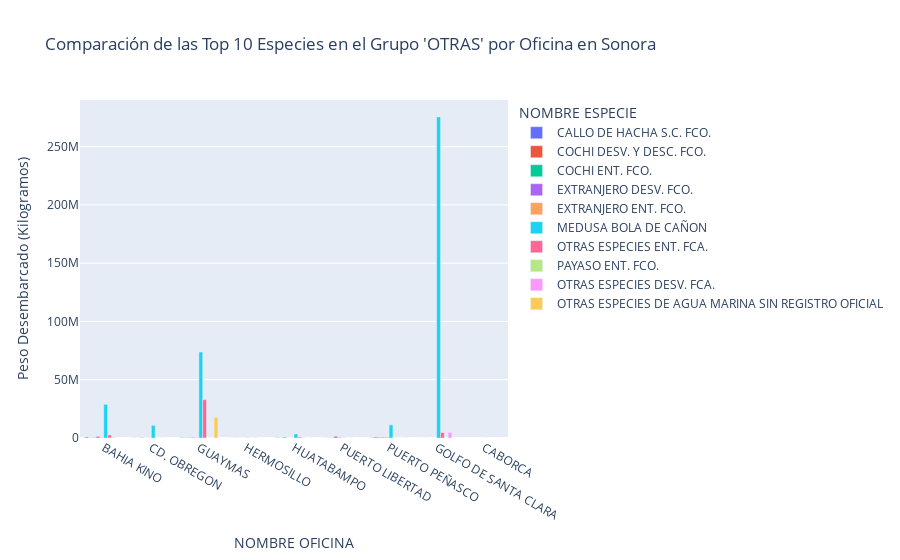

The notebook cell saved with this chart:
### Markdown cell above
<small>Te invitamos a que des click en cada bloque para profundizar en los datos</small>

### Code cell
import pandas as pd
import plotly.express as px
list_names = ["MEDUSA BOLA DE CAÃ\x83Â\x83Ã\x82Â\x91ON ENT. FCA.", "MEDUSA BOLA DE CAÃ\x83Â\x83Ã¢Â\x80Â\x98ON ENT. FCA.", "MEDUSA BOLA DE CAÃ\x83Â\x91ON ENT. FCA."]
data["NOMBRE ESPECIE"] = data["NOMBRE ESPECIE"].replace(list_names, "MEDUSA BOLA DE CAÑON")
# Filtrar por estado y grupo 'OTRAS'
data_sonora = data[(data['NOMBRE ESTADO'] == 'SONORA') & (data['NOMBRE PRINCIPAL'] == 'OTRAS')]

# Agrupar por oficina y especie, calcular el peso desembarcado total
top_especies_por_oficina = data_sonora.groupby(['NOMBRE OFICINA', 'NOMBRE ESPECIE']).agg({
    'PESO DESEMBARCADO_KILOGRAMOS': 'sum'
}).reset_index()

# Filtrar por las top 10 especies en general dentro del grupo 'OTRAS'
top_especies = top_especies_por_oficina.groupby('NOMBRE ESPECIE')['PESO DESEMBARCADO_KILOGRAMOS'].sum().nlargest(10).index

# Mantener solo las top 10 especies
top_especies_por_oficina = top_especies_por_oficina[top_especies_por_oficina['NOMBRE ESPECIE'].isin(top_especies)]

# Crear un gráfico de barras agrupadas
fig = px.bar(top_especies_por_oficina, x='NOMBRE OFICINA', y='PESO DESEMBARCADO_KILOGRAMOS', color='NOMBRE ESPECIE',
             title="Comparación de las Top 10 Especies en el Grupo 'OTRAS' por Oficina en Sonora",
             labels={'PESO DESEMBARCADO_KILOGRAMOS': 'Peso Desembarcado (Kilogramos)'},
             barmode='group')

fig.show()

### Figure 1 — Plotly figure (JSON) as saved in the notebook; plotly's stock layout.template omitted (floating-point values rounded to 4 significant figures)
{"data": [{"alignmentgroup": "True", "hovertemplate": "NOMBRE ESPECIE=CALLO DE HACHA S.C. FCO.<br>NOMBRE OFICINA=%{x}<br>Peso Desembarcado (Kilogramos)=%{y}<extra></extra>", "legendgroup": "CALLO DE HACHA S.C. FCO.", "marker": {"color": "#636efa", "pattern": {"shape": ""}}, "name": "CALLO DE HACHA S.C. FCO.", "offsetgroup": "CALLO DE HACHA S.C. FCO.", "orientation": "v", "showlegend": true, "textposition": "auto", "type": "bar", "x": ["BAHIA KINO", "CD. OBREGON", "GUAYMAS", "HERMOSILLO", "HUATABAMPO", "PUERTO LIBERTAD", "PUERTO PEÑASCO"], "xaxis": "x", "y": [800300.0, 101819, 259771, 3195, 239482, 1000, 264100], "yaxis": "y"}, {"alignmentgroup": "True", "hovertemplate": "NOMBRE ESPECIE=COCHI DESV. Y DESC. FCO.<br>NOMBRE OFICINA=%{x}<br>Peso Desembarcado (Kilogramos)=%{y}<extra></extra>", "legendgroup": "COCHI DESV. Y DESC. FCO.", "marker": {"color": "#EF553B", "pattern": {"shape": ""}}, "name": "COCHI DESV. Y DESC. FCO.", "offsetgroup": "COCHI DESV. Y DESC. FCO.", "orientation": "v", "showlegend": true, "textposition": "auto", "type": "bar", "x": ["BAHIA KINO", "CD. OBREGON", "GOLFO DE SANTA CLARA", "GUAYMAS", "HERMOSILLO", "HUATABAMPO", "PUERTO LIBERTAD", "PUERTO PEÑASCO"], "xaxis": "x", "y": [161086, 5635, 390, 142138, 2685, 99365, 63351, 824717], "yaxis": "y"}, {"alignmentgroup": "True", "hovertemplate": "NOMBRE ESPECIE=COCHI ENT. FCO.<br>NOMBRE OFICINA=%{x}<br>Peso Desembarcado (Kilogramos)=%{y}<extra></extra>", "legendgroup": "COCHI ENT. FCO.", "marker": {"color": "#00cc96", "pattern": {"shape": ""}}, "name": "COCHI ENT. FCO.", "offsetgroup": "COCHI ENT. FCO.", "orientation": "v", "showlegend": true, "textposition": "auto", "type": "bar", "x": ["BAHIA KINO", "CD. OBREGON", "GOLFO DE SANTA CLARA", "GUAYMAS", "HERMOSILLO", "HUATABAMPO", "PUERTO LIBERTAD", "PUERTO PEÑASCO"], "xaxis": "x", "y": [389213, 364516, 324, 289020, 58997, 776278, 148033, 655970], "yaxis": "y"}, {"alignmentgroup": "True", "hovertemplate": "NOMBRE ESPECIE=EXTRANJERO DESV. FCO.<br>NOMBRE OFICINA=%{x}<br>Peso Desembarcado (Kilogramos)=%{y}<extra></extra>", "legendgroup": "EXTRANJERO DESV. FCO.", "marker": {"color": "#ab63fa", "pattern": {"shape": ""}}, "name": "EXTRANJERO DESV. FCO.", "offsetgroup": "EXTRANJERO DESV. FCO.", "orientation": "v", "showlegend": true, "textposition": "auto", "type": "bar", "x": ["BAHIA KINO", "CD. OBREGON", "GUAYMAS", "HERMOSILLO", "HUATABAMPO", "PUERTO LIBERTAD", "PUERTO PEÑASCO"], "xaxis": "x", "y": [1391583, 17292, 552953, 13967, 10620, 1495204, 666869], "yaxis": "y"}, {"alignmentgroup": "True", "hovertemplate": "NOMBRE ESPECIE=EXTRANJERO ENT. FCO.<br>NOMBRE OFICINA=%{x}<br>Peso Desembarcado (Kilogramos)=%{y}<extra></extra>", "legendgroup": "EXTRANJERO ENT. FCO.", "marker": {"color": "#FFA15A", "pattern": {"shape": ""}}, "name": "EXTRANJERO ENT. FCO.", "offsetgroup": "EXTRANJERO ENT. FCO.", "orientation": "v", "showlegend": true, "textposition": "auto", "type": "bar", "x": ["BAHIA KINO", "CD. OBREGON", "GUAYMAS", "HERMOSILLO", "HUATABAMPO", "PUERTO LIBERTAD", "PUERTO PEÑASCO"], "xaxis": "x", "y": [587713, 106652, 331016, 200, 35670, 643129, 657480], "yaxis": "y"}, {"alignmentgroup": "True", "hovertemplate": "NOMBRE ESPECIE=MEDUSA BOLA DE CAÑON<br>NOMBRE OFICINA=%{x}<br>Peso Desembarcado (Kilogramos)=%{y}<extra></extra>", "legendgroup": "MEDUSA BOLA DE CAÑON", "marker": {"color": "#19d3f3", "pattern": {"shape": ""}}, "name": "MEDUSA BOLA DE CAÑON", "offsetgroup": "MEDUSA BOLA DE CAÑON", "orientation": "v", "showlegend": true, "textposition": "auto", "type": "bar", "x": ["BAHIA KINO", "CABORCA", "CD. OBREGON", "GOLFO DE SANTA CLARA", "GUAYMAS", "HERMOSILLO", "HUATABAMPO", "PUERTO LIBERTAD", "PUERTO PEÑASCO"], "xaxis": "x", "y": [28893740, 4000, 10822333, 275492714, 73766583, 180010, 3459746, 190000, 11263511], "yaxis": "y"}, {"alignmentgroup": "True", "hovertemplate": "NOMBRE ESPECIE=OTRAS ESPECIES ENT. FCA.<br>NOMBRE OFICINA=%{x}<br>Peso Desembarcado (Kilogramos)=%{y}<extra></extra>", "legendgroup": "OTRAS ESPECIES ENT. FCA.", "marker": {"color": "#FF6692", "pattern": {"shape": ""}}, "name": "OTRAS ESPECIES ENT. FCA.", "offsetgroup": "OTRAS ESPECIES ENT. FCA.", "orientation": "v", "showlegend": true, "textposition": "auto", "type": "bar", "x": ["BAHIA KINO", "CD. OBREGON", "GOLFO DE SANTA CLARA", "GUAYMAS", "HERMOSILLO", "HUATABAMPO", "PUERTO LIBERTAD", "PUERTO PEÑASCO"], "xaxis": "x", "y": [2600658, 28600, 4658925, 32910318, 300, 823685, 172, 5810], "yaxis": "y"}, {"alignmentgroup": "True", "hovertemplate": "NOMBRE ESPECIE=PAYASO ENT. FCO.<br>NOMBRE OFICINA=%{x}<br>Peso Desembarcado (Kilogramos)=%{y}<extra></extra>", "legendgroup": "PAYASO ENT. FCO.", "marker": {"color": "#B6E880", "pattern": {"shape": ""}}, "name": "PAYASO ENT. FCO.", "offsetgroup": "PAYASO ENT. FCO.", "orientation": "v", "showlegend": true, "textposition": "auto", "type": "bar", "x": ["BAHIA KINO", "CD. OBREGON", "GUAYMAS", "HERMOSILLO", "HUATABAMPO", "PUERTO LIBERTAD", "PUERTO PEÑASCO"], "xaxis": "x", "y": [449102, 19123, 58187, 223810, 195183, 56817, 22854], "yaxis": "y"}, {"alignmentgroup": "True", "hovertemplate": "NOMBRE ESPECIE=OTRAS ESPECIES DESV. FCA.<br>NOMBRE OFICINA=%{x}<br>Peso Desembarcado (Kilogramos)=%{y}<extra></extra>", "legendgroup": "OTRAS ESPECIES DESV. FCA.", "marker": {"color": "#FF97FF", "pattern": {"shape": ""}}, "name": "OTRAS ESPECIES DESV. FCA.", "offsetgroup": "OTRAS ESPECIES DESV. FCA.", "orientation": "v", "showlegend": true, "textposition": "auto", "type": "bar", "x": ["GOLFO DE SANTA CLARA", "GUAYMAS"], "xaxis": "x", "y": [4779253, 3100], "yaxis": "y"}, {"alignmentgroup": "True", "hovertemplate": "NOMBRE ESPECIE=OTRAS ESPECIES DE AGUA MARINA SIN REGISTRO OFICIAL<br>NOMBRE OFICINA=%{x}<br>Peso Desembarcado (Kilogramos)=%{y}<extra></extra>", "legendgroup": "OTRAS ESPECIES DE AGUA MARINA SIN REGISTRO OFICIAL", "marker": {"color": "#FECB52", "pattern": {"shape": ""}}, "name": "OTRAS ESPECIES DE AGUA MARINA SIN REGISTRO OFICIAL", "offsetgroup": "OTRAS ESPECIES DE AGUA MARINA SIN REGISTRO OFICIAL", "orientation": "v", "showlegend": true, "textposition": "auto", "type": "bar", "x": ["GUAYMAS", "HUATABAMPO", "PUERTO PEÑASCO"], "xaxis": "x", "y": [17684270, 10, 99105], "yaxis": "y"}], "layout": {"barmode": "group", "legend": {"title": {"text": "NOMBRE ESPECIE"}, "tracegroupgap": 0}, "title": {"text": "Comparación de las Top 10 Especies en el Grupo 'OTRAS' por Oficina en Sonora"}, "xaxis": {"anchor": "y", "domain": [0, 1], "title": {"text": "NOMBRE OFICINA"}}, "yaxis": {"anchor": "x", "domain": [0, 1], "title": {"text": "Peso Desembarcado (Kilogramos)"}}}}
